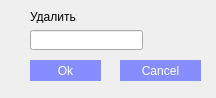
<?xml version="1.0" encoding="UTF-8"?>
<ui version="4.0">
 <class>Form</class>
 <widget class="QWidget" name="Form">
  <property name="geometry">
   <rect>
    <x>0</x>
    <y>0</y>
    <width>216</width>
    <height>98</height>
   </rect>
  </property>
  <property name="windowTitle">
   <string>Form</string>
  </property>
  <widget class="QPushButton" name="pushButton_3">
   <property name="geometry">
    <rect>
     <x>30</x>
     <y>60</y>
     <width>71</width>
     <height>21</height>
    </rect>
   </property>
   <property name="styleSheet">
    <string notr="true">
QPushButton 
{
	background:#868eff;
	border-radius:60px;
}
QToolButton 
{
	background:#868eff;
	border-radius:50px;
}

QPushButton 
{
	color:white;
	border-radius:15px;
}
QPushButton:hover 
{
	color:#333;
	border-radius:15px;
	background:#49ebff;
}</string>
   </property>
   <property name="text">
    <string>Ok</string>
   </property>
  </widget>
  <widget class="QPushButton" name="pushButton_4">
   <property name="geometry">
    <rect>
     <x>120</x>
     <y>60</y>
     <width>81</width>
     <height>21</height>
    </rect>
   </property>
   <property name="styleSheet">
    <string notr="true">
QPushButton 
{
	background:#868eff;
	border-radius:60px;
}
QToolButton 
{
	background:#868eff;
	border-radius:50px;
}

QPushButton 
{
	color:white;
	border-radius:15px;
}
QPushButton:hover 
{
	color:#333;
	border-radius:15px;
	background:#49ebff;
}</string>
   </property>
   <property name="text">
    <string>Cancel</string>
   </property>
  </widget>
  <widget class="QLabel" name="label">
   <property name="geometry">
    <rect>
     <x>30</x>
     <y>10</y>
     <width>47</width>
     <height>13</height>
    </rect>
   </property>
   <property name="text">
    <string>Удалить:</string>
   </property>
  </widget>
  <widget class="QLineEdit" name="lineEdit">
   <property name="geometry">
    <rect>
     <x>30</x>
     <y>30</y>
     <width>113</width>
     <height>20</height>
    </rect>
   </property>
  </widget>
 </widget>
 <resources/>
 <connections/>
</ui>
